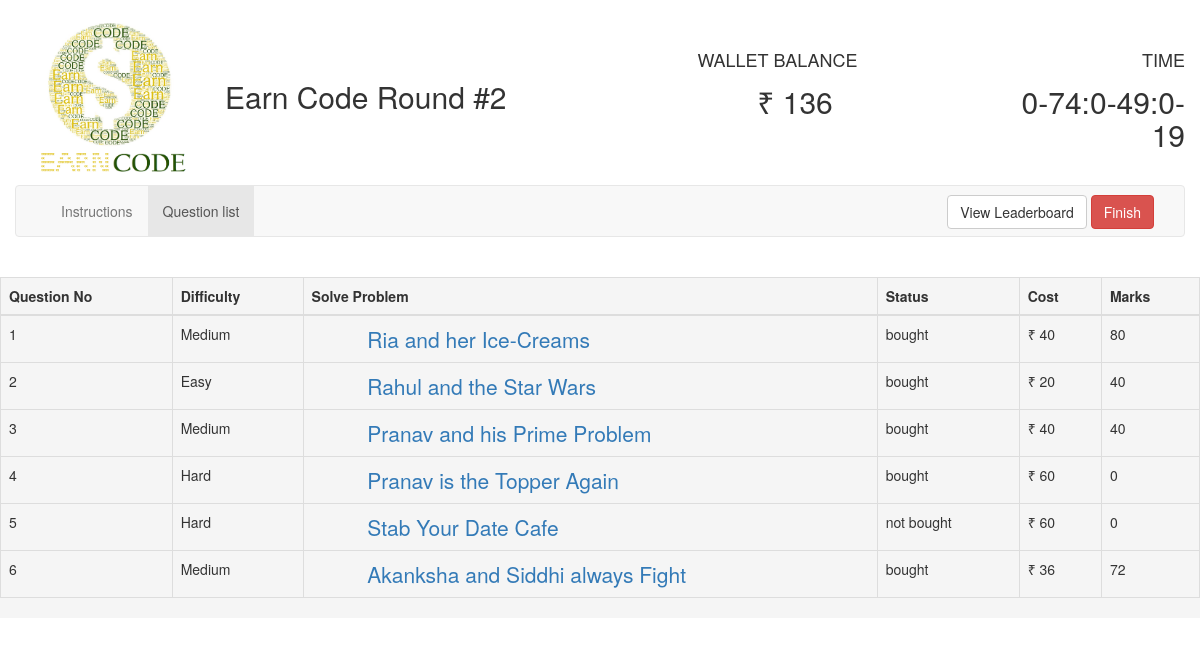
The app's page /comp/question/68/ with its own data.
### round2/models.py (models this page shows, shortened)
class Question(models.Model):
    question = models.TextField(max_length=4000)
    question_title = models.CharField(max_length=2000)
    input = models.CharField(default=0, max_length=15000)
    correct_op = models.CharField(default=0, max_length=10000)
    explanation = models.TextField(max_length=7000)
    test_input = models.TextField(max_length=100000)
    test_output = models.TextField(max_length=10000)
    cost = models.IntegerField()
    user = models.ManyToManyField(User, null=True, through="Score")
    type = models.CharField(default="Easy", max_length=10)

### round2/views.py (the view)
# urls.py: url(r'^question/(?P<user_id>[0-9]+)/$', views.question, name="question"),
def question(request, user_id):
    all_questions = Question.objects.all()
    current_user = User.objects.get(pk=user_id)
    jsonDec = json.decoder.JSONDecoder()
    current_user.total_score = 0
    temp = 0
    question_list = []
    for questions in all_questions:
        if current_user in questions.user.all():
            question_list.append({"question": questions,
                                  "status": "bought",
                                  "cost": questions.cost,
                                  "difficulty": questions.type,
                                  "question_score": Score.objects.get(user_f=current_user, question_f=questions).score})
        else:
            question_list.append({"question": questions,
                                  "status": "not bought",
                                  "cost": questions.cost,
                                  "difficulty": questions.type,
                                  "question_score": 0
                                  })
    current_user.total_score = temp
    current_user.save()
    print(current_user.total_score)
    return render(request, 'round2/select_questions_new.html',
                  {'buyed_questions': '', 'all_questions': all_questions, 'user_id': user_id,
                   'remaining_time': current_user.end_time - time.time(), 'question_list': question_list,
                   'money': current_user.money})

### round2/templates/round2/select_questions_new.html (shortened to what this page needs)
<!DOCTYPE html>
<html lang="en">
{% load staticfiles %}
<head>
    <link href="{% static '/css/font.css' %}" rel="stylesheet">
    <link rel="stylesheet"
          href="{% static '/css/jquery-ui.min.css' %}">
    <link rel="stylesheet" href="{% static '/css/bootstrap.min.css' %}">
</head>
<body>
<br>
<div class="container-fluid">
    <div class="container">
        <div class="row">
            <div class="col-md-2">
                <img alt="EarnCode"
                     src="{% static '/round2/images/ea.png' %}" width="100%">
            </div>
            <div class="col-md-4">
                <h2 style="margin-top: 60px;">Earn Code Round #2</h2>
            </div>
            <div class="col-md-2 col-md-offset-1">
                <div class="row"><h4 style="margin-top: 30px; margin-bottom: -5px;">WALLET BALANCE</h4></div>
                <div class="row text-center"><h2><span id="">&#8377; {{ money }}</span></h2></div>
            </div>
            <div class="col-md-2 col-md-offset-1 text-right">
                <div class="row"><h4 style="margin-top: 30px; margin-bottom: -5px;">TIME</h4></div>
                <div class="row"><h2><span id="time1">time</span></h2></div>
            </div>
        </div>
    </div>
    <nav class="navbar navbar-default">
        <div class="container-fluid">
            <div class="collapse navbar-collapse" id="bs-example-navbar-collapse-1">
                <ul class="nav navbar-nav">
                    <li id="instruction_tab"><a onclick="showInstructions();">Instructions</a></li>
                    <li class="active" id="question_tab"><a onclick="showQuestions()">Question list</a></li>
                </ul>
                <form action="{% url 'round2:leaderboard' user_id %}" method="post" class="navbar-form navbar-right"
                      style="margin-bottom: -8px;margin-top: 1px;">
                    <button type="submit" class="btn btn-default navbar-btn" id="leader" name="leader">View
                        Leaderboard
                    </button>
                    <button type="button" class="btn btn-default navbar-btn btn-danger" onclick="prompt_user()">
                        Finish
                    </button>
                </form>
            </div>
        </div>
    </nav>
    <br>
    <div class="row leader" id="question_list">
        <div class="table-responsive">
            <table class="table table-bordered white">
                <thead class="thead-inverse">
                <tr>
                    <th>Question No</th>
                    <th>Difficulty</th>
                    <th>Solve Problem</th>
                    <th>Status</th>
                    <th>Cost</th>
                    <th>Marks</th>
                </tr>
                </thead>
                <tbody id="table_body">
                {% for question in question_list %}
                    <tr id="{{ forloop.counter }}">
                        <td>{{ forloop.counter }}</td>
                        <td>{{ question.difficulty }}</td>
                        <td><a href="{% url 'round2:question_details' user_id question.question.pk %}"
                               style=" font-size: 150%; text-align:left; margin-left:10%;">{{ question.question.question_title }}</a>
                        </td>
                        <td>{{ question.status }}</td>
                        <td>&#8377; {{ question.cost }}</td>
                        <td>{{ question.question_score }}</td>
                    </tr>
                {% endfor %}
                </tbody>
            </table>
        </div>
    </div>
</div>
</body>
</html>

### round2/templates/round2/select_questions_new.html (style rules this page uses)
.leader { background: whitesmoke; }

### records on screen
Question: difficulty "Medium", question.question_title "Ria and her Ice-Creams", status "bought", cost "40", question_score "80"
Question: difficulty "Easy", question.question_title "Rahul and the Star Wars", status "bought", cost "20", question_score "40"
Question: difficulty "Medium", question.question_title "Pranav and his Prime Problem", status "bought", cost "40", question_score "40"
Question: difficulty "Hard", question.question_title "Pranav is the Topper Again", status "bought", cost "60", question_score "0"
Question: difficulty "Hard", question.question_title "Stab Your Date Cafe", status "not bought", cost "60", question_score "0"
Question: difficulty "Medium", question.question_title "Akanksha and Siddhi always Fight", status "bought", cost "36", question_score "72"

### other values on screen
{{ money }} "136"
